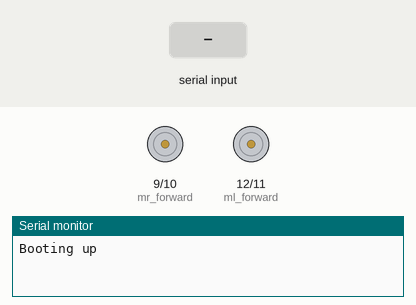
The sketch below on a simulated Arduino Uno, built with avr-gcc and run on an emulated ATmega328P. Parts: motor-driver pin pairs drawn as motors (green arrow = first pin HIGH = forward, orange = second pin HIGH = backward, longer = more drive), the last lines printed to the serial monitor. The inputs (shaded band) are chosen by the test bench.

Above: at 1.2 s.
1.3 s: byte 1 (1) received over Serial
At 1.7 s:
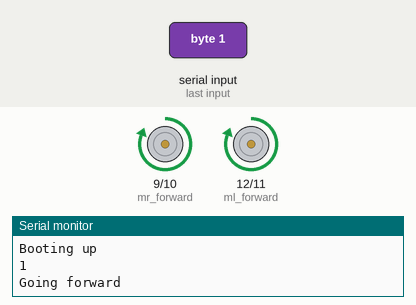
2.8 s: byte 4 (4) received over Serial
At 4.0 s:
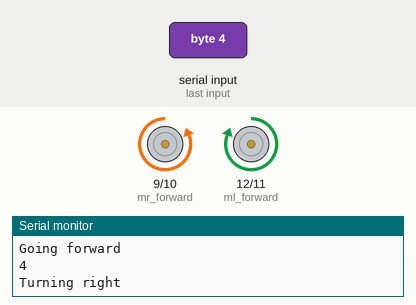
4.3 s: byte 3 (3) received over Serial
At 5.2 s:
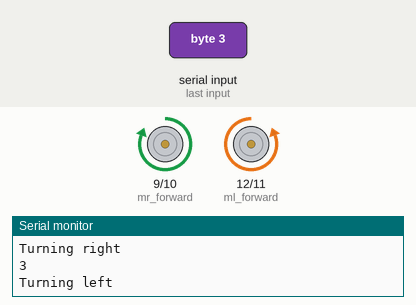
5.8 s: byte 2 (2) received over Serial
At 6.3 s:
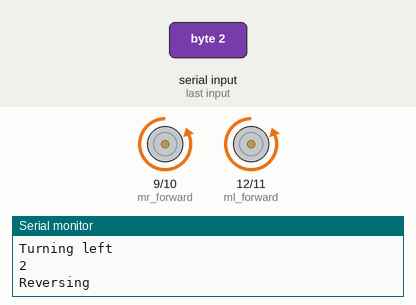
7.3 s: byte 5 (5) received over Serial
At 8.6 s:
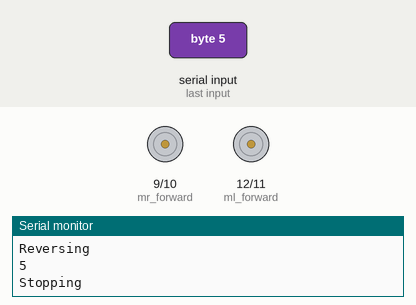
Timing chart, 0 to 9.8 s (numbered marks = the images above; inputs shaded):
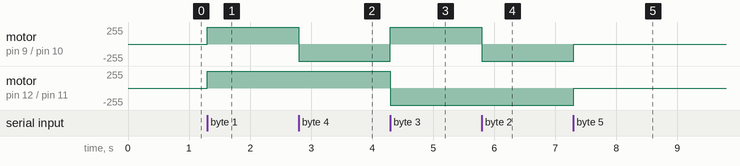

The sketch:

steel_robot.ino
```cpp
/* Behöver logisk level converter
 * Räcker inte med TX kabel inkopplad..
 *
 */


//MOvement
int ml_forward = 12;
int ml_reverse = 11;
int mr_forward = 9;
int mr_reverse = 10;


void setup() {
  Serial.begin(9600);
  Serial.println("Booting up");
  pinMode(ml_forward, OUTPUT);
  pinMode(ml_reverse, OUTPUT);
  pinMode(mr_forward, OUTPUT);
  pinMode(mr_reverse, OUTPUT);
  //forward();

}

void loop() {
  readSerial();

}
```

coms.ino
```cpp
void readSerial() {
  int command;
  if (Serial.available() > 0) {
    command = Serial.read();
    Serial.println(command);
  }

  if (command == 1) {
    forward();
   }
  if (command == 5) {
    stop();
  }

  if (command == 4) {
    right();
  }

  if (command == 3) {
    left();
  }

   if (command == 2) {
    reverse();
  }


}
```

movement.ino
```cpp
void forward() {                     //call function with milliseconds
  Serial.println(F("Going forward"));
  digitalWrite(ml_forward, HIGH);
  digitalWrite(ml_reverse, LOW);
  digitalWrite(mr_forward, HIGH);
  digitalWrite(mr_reverse, LOW);
  //delay(msec);
  //stop();

}

void reverse() {
  Serial.println(F("Reversing"));
  digitalWrite(ml_forward, LOW);
  digitalWrite(ml_reverse, HIGH);
  digitalWrite(mr_forward, LOW);
  digitalWrite(mr_reverse, HIGH);
  //delay(sec);
}


void left() {
  Serial.println(F("Turning left"));
  digitalWrite(ml_forward, LOW);
  digitalWrite(ml_reverse, HIGH);
  digitalWrite(mr_forward, HIGH);
  digitalWrite(mr_reverse, LOW);
  //delay(sec);
}


void right() {
  Serial.println(F("Turning right"));
  digitalWrite(ml_forward, HIGH);
  digitalWrite(ml_reverse, LOW);
  digitalWrite(mr_forward, LOW);
  digitalWrite(mr_reverse, HIGH);
  //delay(sec);
}

void stop() {                //Pass argument in seconds as its multiplied below
  Serial.println(F("Stopping"));
  digitalWrite(ml_forward, LOW);
  digitalWrite(ml_reverse, LOW);
  digitalWrite(mr_forward, LOW);
  digitalWrite(mr_reverse, LOW);

}
```

Measured:
- after the input at 1.3 s, motor on pin 9 (mr_forward) / pin 10 (mr_reverse), motor on pin 12 (ml_forward) / pin 11 (ml_reverse): stopped → forward 255/255 at once
- after the input at 2.8 s, motor on pin 9 (mr_forward) / pin 10 (mr_reverse): forward 255/255 → backward 255/255 at once
- after the input at 4.3 s, motor on pin 9 (mr_forward) / pin 10 (mr_reverse): backward 255/255 → forward 255/255 at once; motor on pin 12 (ml_forward) / pin 11 (ml_reverse): forward 255/255 → backward 255/255 at once
- after the input at 5.8 s, motor on pin 9 (mr_forward) / pin 10 (mr_reverse): forward 255/255 → backward 255/255 at once
- after the input at 7.3 s, motor on pin 9 (mr_forward) / pin 10 (mr_reverse), motor on pin 12 (ml_forward) / pin 11 (ml_reverse): backward 255/255 → stopped at once
